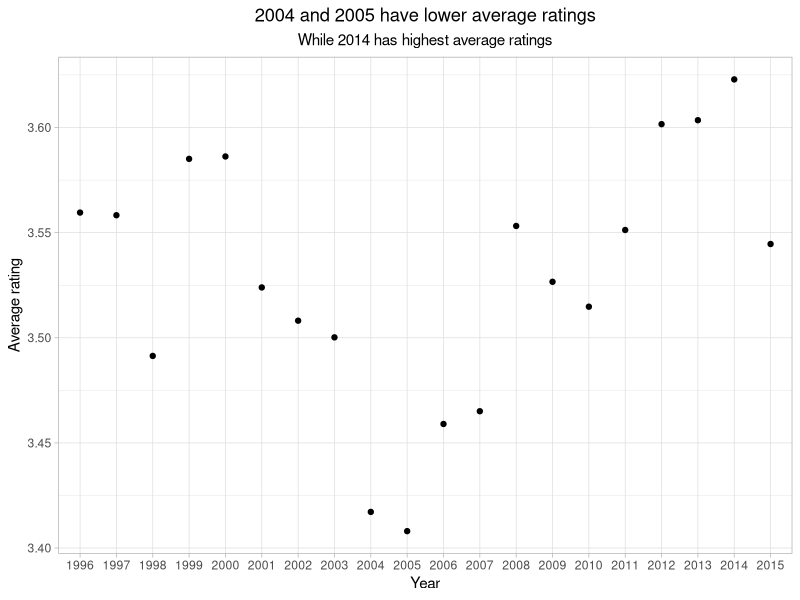
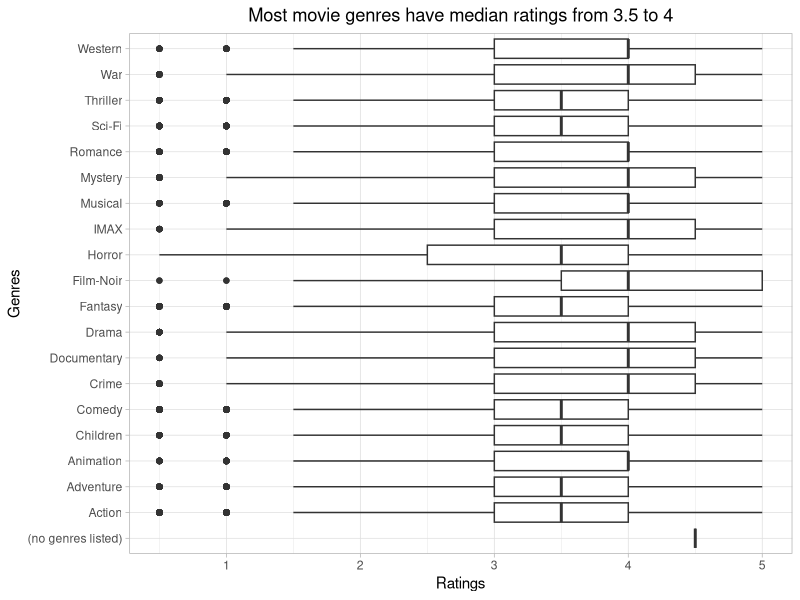
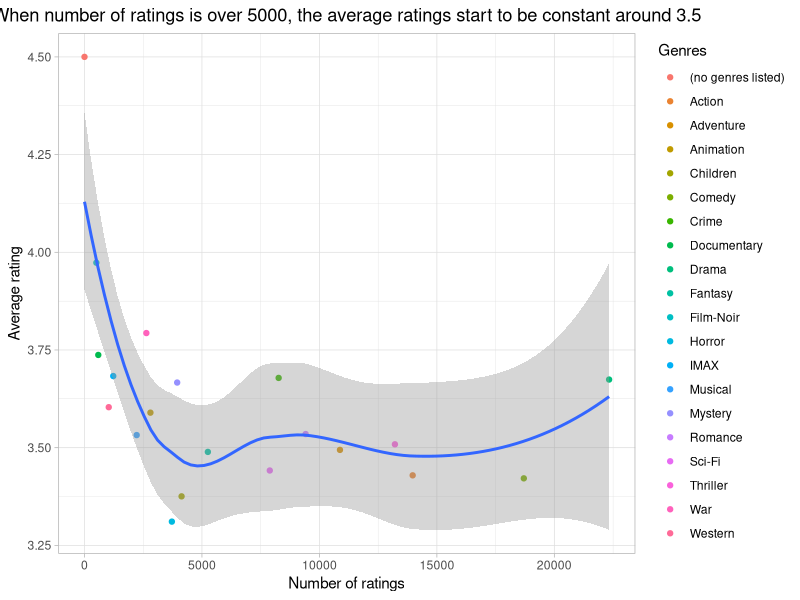
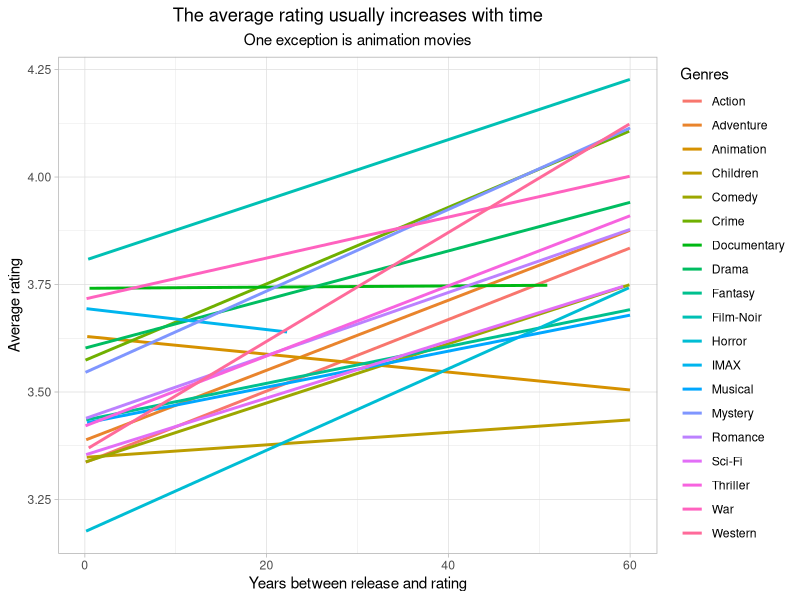

Source code (R) for these figures, in order:
# HW7: relational + regex + ggplot
#'
# Throughout the exercise:
#    - Do NOT use `for`, `while` or `repeat` loops.
#    - Use `%>%` to structure your operations.
#    - Use `theme_light()` for the plots.
#    - For graphs with titles, make the format as
# `theme(plot.title = element_text(hjust = 0.5), plot.subtitle = element_text(hjust = 0.5))`.
#'
# 1. Load the packages `tidyverse` and `lubridate`.
#    Use `read_csv()` to read the datasets from data folder:
#       - `movies.csv` into a tibble `movie`.
#       - `ratings.csv` into a tibble `ratings`.
#    To check your solution, `movies` prints to:
#    # A tibble: 27,254 x 3
#    movieId title                              genres
#    <dbl> <chr>                              <chr>
#    1       1 Toy Story (1995)                   Adventure|Animation|Children|Comedy|Fanta..
#    2       2 Jumanji (1995)                     Adventure|Children|Fantasy
#    3       3 Grumpier Old Men (1995)            Comedy|Romance
#    4       4 Waiting to Exhale (1995)           Comedy|Drama|Romance
#    5       5 Father of the Bride Part II (1995) Comedy
#    6       6 Heat (1995)                        Action|Crime|Thriller
#    7       7 Sabrina (1995)                     Comedy|Romance
#    8       8 Tom and Huck (1995)                Adventure|Children
#    9       9 Sudden Death (1995)                Action
#    10      10 GoldenEye (1995)                   Action|Adventure|Thriller
#    # … with 27,244 more rows
#    `ratings` prints to:
#    # A tibble: 50,000 x 4
#    userId movieId rating  timestamp
#    <dbl>   <dbl>  <dbl>      <dbl>
#    1  36660     280    4    834049053
#    2  91867    2657    5    971578971
#    3 107259    2566    2    944169497
#    4 129338    4161    2.5 1137405482
#    5 128693    2355    4    984620012
#    6  97984    4052    3.5 1112061639
#    7  97700    3949    4   1274039326
#    8  10443   94839    2   1420951497
#    9  81462    4105    3   1092108684
#    10   6031     593    4    834163850
#    # … with 49,990 more rows
## Do not modify this line!
library(tidyverse)
library(lubridate)
movies <- read_csv("data/movies.csv")
ratings <- read_csv("data/ratings.csv")



# 2. Turn `timestamp` in the `ratings` dataset into normal format
#    (e.g. year-month-day).
#    To do this, you can use:
#      - `as.POSIXct()` to turn `timestamp` into
#        normal format, and specify the argument `origin = "1970-01-01"`.
#      - `with_tz()`to change the time zone to UTC ,by passing
#        `tzone = "UTC"`.
#    Store the returned dataset into `ratings`.
#    To check your result, `ratings` prints to:
#    # A tibble: 50,000 x 5
#    userId movieId rating  timestamp date
#    <dbl>   <dbl>  <dbl>      <dbl> <dttm>
#    1  36660     280    4    834049053 1996-06-06 08:17:33
#    2  91867    2657    5    971578971 2000-10-15 03:02:51
#    3 107259    2566    2    944169497 1999-12-02 21:18:17
#    4 129338    4161    2.5 1137405482 2006-01-16 09:58:02
#    5 128693    2355    4    984620012 2001-03-15 01:33:32
#    6  97984    4052    3.5 1112061639 2005-03-29 02:00:39
#    7  97700    3949    4   1274039326 2010-05-16 19:48:46
#    8  10443   94839    2   1420951497 2015-01-11 04:44:57
#    9  81462    4105    3   1092108684 2004-08-10 03:31:24
#    10   6031     593    4    834163850 1996-06-07 16:10:50
#    # … with 49,990 more rows
## Do not modify this line!
ratings <- ratings %>%
  mutate(date = as.POSIXct(timestamp, origin = as.Date("1970-01-01"))) %>%
  mutate(date = with_tz(date, tzone = "UTC"))
ratings


# 3. Create a tibble `average_rating_in_different_years` of dimension 20x2.
#    The procedure should first create a new column called `year_of_rating` that
#    gets the year of the rating and converted into a factor variable. Then we
#    group the dataset by `year_of_rating` and summarize the dataset such that
#    we calculate the average ratings of
#    each year and store averages in a column called `average_rating_of_year`.
#    To do that, you can use:
#      - `mutate()` and `as.factor()` to coerce the year of `date` into a
#        factor variable.
#      - `group_by()` to group by `year_of_rating`.
#      - `summarize` to summarize the mean of ratings of different year and
#        store the value into `average_rating_of_year`.
#    To check your result, `average_rating_in_different_years` prints to:
#    # A tibble: 20 x 2
#    year_of_rating average_rating_of_year
#    <fct>                           <dbl>
#    1 1996                             3.56
#    2 1997                             3.56
#    3 1998                             3.49
#    4 1999                             3.59
#    5 2000                             3.59
#    6 2001                             3.52
#    7 2002                             3.51
#    8 2003                             3.50
#    9 2004                             3.42
#    10 2005                             3.41
#    # … with 10 more rows
## Do not modify this line!
average_rating_in_different_years <- ratings %>%
  mutate(year_of_rating = as.factor(year(date))) %>%
  group_by(year_of_rating) %>%
  summarize(average_rating_of_year = mean(rating))
average_rating_in_different_years


# 4. Draw a point plot of `average_rating_of_year` vs. `year_of_rating`.
#    Name the title as `"2004 and 2005 have lower average ratings"`,
#    subtitle as `"While 2014 has highest average ratings"`.
#    To do this, you can use:
#      - `geom_point()` to draw a point plot of `average_rating_of_year`
#        vs. `year_of_rating`.
#      - `labs()` to name the title as
#        `"2004 and 2005 have lower average ratings"`,
#        the subtitle as `"While 2014 has highest average ratings"`,
#        the x-axis as `"Year"`,
#        the y-axis as `"Average rating"`.
#    Store the plot into a variable `g1`.
## Do not modify this line!
g1 <- ggplot(data= average_rating_in_different_years,
             mapping = aes(x = year_of_rating, y = average_rating_of_year)) +
  geom_point() +
  labs(title = "2004 and 2005 have lower average ratings",
       subtitle = "While 2014 has highest average ratings",
       x = "Year",
       y = "Average rating") +
  theme_light() +
  theme(plot.title = element_text(hjust = 0.5), plot.subtitle = element_text(hjust = 0.5))
g1

# 5. Extract the year of movies from `title` column in the `movies` dataset.
#    Store the values into a new column called `year` and convert values into numeric.
#    To do this, you can use:
#      - `mutate()`, `map_chr` and `as.numeric()` to generate a new column called `year`
#        and transform values into numeric.
#        (hint: pay attention to `substr()` to extract the characters that we want.)
#    Store the returned dataset into `movies`.
#'
#    *Optional material*: The `title` column format is relatively clean here. What if
#    we have 4-digit years and 2-digit years mix (e.g. 1995, 96, 02, 2005, etc.)?
#    Then the method above will not work and how should we modify the code or use other methods?
#    Way 1: Locate the index of `(` and `)` then use `substr` to extract years.
#    Way 2: Use regular expression. For instance, you can combine `gsub()` with
#    `pattern = ".+\\(([0-9]+)\\)"`, `replacement = "\\1"`, and `x = title` in order to
#    extract the year.
#    Here, `gsub()` matches to argument pattern within each element of a character
#    vector, and then replace the designed pattern.
#    The pattern is `".+\\(([0-9]+)\\)"`.
#    `.` means the string starts with a character and `.+` means there are one or more characters.
#    `\\(` and `\\)` means there really exist parenthese. `\\` is just the syntax for escaping.
#    `([0-9]+)` means there exists a string of characters that can be converted to numeric.
#    The replacement is `\\1`.
#    `\\1` means we only need to keep the characters that can be converted to numeric.
#    If interested, please go to the following website for more detials:
#    https://stringr.tidyverse.org/articles/regular-expressions.html.
#'
#    To check your result, `movies` prints to:
#    # A tibble: 27,254 x 4
#    movieId title                           genres                                   year
#    <dbl> <chr>                           <chr>                                   <dbl>
#    1       1 Toy Story (1995)                Adventure|Animation|Children|Comedy|Fa…  1995
#    2       2 Jumanji (1995)                  Adventure|Children|Fantasy               1995
#    3       3 Grumpier Old Men (1995)         Comedy|Romance                           1995
#    4       4 Waiting to Exhale (1995)        Comedy|Drama|Romance                     1995
#    5       5 Father of the Bride Part II (1… Comedy                                   1995
#    6       6 Heat (1995)                     Action|Crime|Thriller                    1995
#    7       7 Sabrina (1995)                  Comedy|Romance                           1995
#    8       8 Tom and Huck (1995)             Adventure|Children                       1995
#    9       9 Sudden Death (1995)             Action                                   1995
#    10      10 GoldenEye (1995)                Action|Adventure|Thriller                1995
#    # … with 27,244 more rows
## Do not modify this line!
movies <- movies %>%
  mutate(year = map_dbl(gsub(pattern = ".+\\(([0-9]+)\\)", replacement = "\\1", x = title), as.numeric))
movies

  
# 6. Convert the `genres` column in `movies` dataset into characters.
#    Then separate the genres of a same movie such that the same movie is split
#    into several entries with different kinds of genres.
#    To do this, you can use:
#      - `mutate()` and `as.character` to convert `genres` into characters.
#      - `separate_rows` to split up the `genres`.
#    Store the returned dataset into `movies`.
#    To check your result, `movies` prints to:
#    # A tibble: 54,374 x 4
#    movieId title                   genres     year
#    <dbl> <chr>                   <chr>     <dbl>
#    1       1 Toy Story (1995)        Adventure  1995
#    2       1 Toy Story (1995)        Animation  1995
#    3       1 Toy Story (1995)        Children   1995
#    4       1 Toy Story (1995)        Comedy     1995
#    5       1 Toy Story (1995)        Fantasy    1995
#    6       2 Jumanji (1995)          Adventure  1995
#    7       2 Jumanji (1995)          Children   1995
#    8       2 Jumanji (1995)          Fantasy    1995
#    9       3 Grumpier Old Men (1995) Comedy     1995
#    10       3 Grumpier Old Men (1995) Romance    1995
#    # … with 54,364 more rows
## Do not modify this line!
movies <- movies %>%
  mutate(genres = as.character(genres)) %>%
  separate_rows(genres, sep = "\\|")
movies

# 7. Join the `movies` and `ratings` together by `movieId`. Remove `movieId`, `userId`
#    and `timestamp` columns after join.
#    To do this, you can use:
#      - `inner_join()` to join two dataset.
#      - `select()` to remove specified columns.
#    Store returned dataset to `ratings_of_movies`.
#    To check your result, `ratings_of_movies` prints to:
#    # A tibble: 132,725 x 5
#    title            genres     year rating date
#    <chr>            <chr>     <dbl>  <dbl> <dttm>
#    1 Toy Story (1995) Adventure  1995    3.5 2005-03-17 20:22:12
#    2 Toy Story (1995) Adventure  1995    3   1999-07-06 18:41:32
#    3 Toy Story (1995) Adventure  1995    3   2009-08-18 18:31:29
#    4 Toy Story (1995) Adventure  1995    4.5 2009-08-20 06:36:02
#    5 Toy Story (1995) Adventure  1995    5   1997-01-26 14:23:23
#    6 Toy Story (1995) Adventure  1995    5   2001-01-18 17:22:03
#    7 Toy Story (1995) Adventure  1995    3.5 2004-03-06 07:59:24
#    8 Toy Story (1995) Adventure  1995    4   1996-10-24 22:12:42
#    9 Toy Story (1995) Adventure  1995    4   1997-11-20 12:59:43
#    10 Toy Story (1995) Adventure  1995    4   2005-01-27 20:49:25
#    # … with 132,715 more rows
## Do not modify this line!
ratings_of_movies <- movies %>%
  inner_join(ratings, by ="movieId") %>%
  select(-c(movieId, userId, timestamp)) 
ratings_of_movies

# 8. Draw a horizontal boxplot of `rating` vs. `genres`.
#    To do this, you can use:
#      - `geom_boxplot()` to draw a boxplot of `rating` vs. `genres`.
#      - `labs()` to name the title as:
#        `"Most movie genres have median ratings from 3.5 to 4"`,
#        name the x-axis as `"Genres"`,
#        name the y-axis as `"Ratings"`.
#      - `coord_flip()` to flip x and y.
#    Store the plot into a variable `g2`.
## Do not modify this line!
g2 <- ggplot(data = ratings_of_movies,
             mapping = aes(x = genres,
                           y = rating)) +
  
  geom_boxplot() +
  labs(title = "Most movie genres have median ratings from 3.5 to 4",
       x = "Genres",
       y = "Ratings") +
  coord_flip() +
  theme_light() +
  theme(plot.title = element_text(hjust = 0.5), plot.subtitle = element_text(hjust = 0.5))
g2
  



# 9. Group by the `genres` columns in `ratings_of_movies`. Then summrize the mean of
#    `rating` and number of `rating` of different `genres`. Store average of rating
#    values into a column `average_rating`, number of `rating`
#    into a column `number_of_ratings`.
#    Finally convert the `genres` into a factor variable.
#    To do this, you can use:
#      - `group_by` to group by `genres`.
#      - `summarize` to calculate the mean of
#        `rating` and number of `rating` of different `genres`. Store average of
#        rating values into a column `average_rating`, number of `rating`
#        into a column `number_of_ratings`.
#      - `mutate()` and `as.factor` to convert `genres` into a factor variable.
#    Store the returned dataset into `average_rating_of_genres`.
#    To check your result, `average_rating_of_genres` prints to:
#    # A tibble: 20 x 3
#    genres             average_rating number_of_ratings
#    <fct>                        <dbl>             <int>
#    1 (no genres listed)            4.5                  1
#    2 Action                        3.43             13970
#    3 Adventure                     3.49             10875
#    4 Animation                     3.59              2807
#    5 Children                      3.38              4133
#    6 Comedy                        3.42             18701
#    7 Crime                         3.68              8265
#    8 Documentary                   3.74               588
#    9 Drama                         3.67             22331
#    10 Fantasy                       3.49              5252
#    # … with 10 more rows
## Do not modify this line!
average_rating_of_genres <- ratings_of_movies %>%
  group_by(genres) %>%
  summarize(average_rating = mean(rating), number_of_ratings = n()) %>%
  mutate(genres = as.factor(genres))
average_rating_of_genres
  


# 10.Draw a point plot of `average_rating` vs. `number_of_ratings`, colored by `genres`.
#    Draw a smooth curve that passes through points using `loess` method.
#    Name the title as
#    `"When number of ratings is over 5000, the average ratings start to be constant around 3.5"`.
#    To do this, you can use:
#      - `geom_point()` to draw a point plot of `average_rating` vs. `number_of_ratings`,
#        color by `genres`.
#      - `geom_smooth()` to draw a smooth curve using method as `loess`.
#      - `labs()` to name the title as
#        `"When number of ratings is over 5000, the average ratings start to be constant around 3.5"`.
#        the x-axis as `"Number of ratings"`,
#        the y-axis as `"Average rating"`,
#        the color legend as `"Genres"`.
#    Store the plot into a variable `g3`.
## Do not modify this line!
g3 <- ggplot(data = average_rating_of_genres,
             mapping = aes(x = number_of_ratings, y = average_rating)) +
  geom_point(aes(col = genres)) +
  geom_smooth(method = "loess") +
  labs(title = "When number of ratings is over 5000, the average ratings start to be constant around 3.5",
       x = "Number of ratings",
       y = "Average rating",
       color = "Genres") +
  theme_light() +
  theme(plot.title = element_text(hjust = 0.5), plot.subtitle = element_text(hjust = 0.5))
g3  



# 11.Calculate the interval of time passed between the `date` corresponding the
#    rating and the release `year` from `ratings_of_movies` dataset,
#    and store this interval into a column called `interval`. You can assume
#    that a film released in a given year was actually released on January 1st.
#    Then, convert the units of `interval` into years and store its
#    values into a new column called `years_passed`.
#    Finally, filter out rows with `years_passed` less or equal to 60.
#    To do this, you can use:
#      - `mutate()` to create two required columns.
#        (hint 1: pay attention to `make_datetime()` to convert the release year
#        into a date and remembers that dates/datetimes can
#        be substracted to create intervals)
#        (hint 2: intervals can be divided by durations, and the `dyears()`
#        function can help your compute the number of years that have passed)
#      - `filter` to filter out rows with `years_passed` less or equal to 60.
#       Store the returned dataset to `ratings_over_time`.
#    To check your result, `ratings_over_time` prints to:
#    # A tibble: 130,087 x 7
#    title           genres     year rating date                interval      years_passed
#    <chr>           <chr>     <dbl>  <dbl> <dttm>              <drtn>               <dbl>
#    1 Toy Story (199… Adventure  1995    3.5 2005-03-17 20:22:12 3728.8488 da…        10.2
#    2 Toy Story (199… Adventure  1995    3   1999-07-06 18:41:32 1647.7788 da…         4.51
#    3 Toy Story (199… Adventure  1995    3   2009-08-18 18:31:29 5343.7719 da…        14.6
#    4 Toy Story (199… Adventure  1995    4.5 2009-08-20 06:36:02 5345.2750 da…        14.6
#    5 Toy Story (199… Adventure  1995    5   1997-01-26 14:23:23  756.5996 da…         2.07
#    6 Toy Story (199… Adventure  1995    5   2001-01-18 17:22:03 2209.7236 da…         6.05
#    7 Toy Story (199… Adventure  1995    3.5 2004-03-06 07:59:24 3352.3329 da…         9.18
#    8 Toy Story (199… Adventure  1995    4   1996-10-24 22:12:42  662.9255 da…         1.82
#    9 Toy Story (199… Adventure  1995    4   1997-11-20 12:59:43 1054.5415 da…         2.89
#    10 Toy Story (199… Adventure  1995    4   2005-01-27 20:49:25 3679.8677 da…        10.1
#    # … with 130,077 more rows
## Do not modify this line!
ratings_over_time <- ratings_of_movies %>%
  mutate(interval = (date - make_datetime(year = year)) / ddays()) %>%
  mutate(years_passed = (date - make_datetime(year = year))/ dyears()) %>%
  filter(years_passed <= 60)
ratings_over_time


# 12.Draw a "straight" line plot of `rating` vs. `years_passed`, colored by `genres`.
#    Name the title as `"The average rating usually increases with time"`,
#    subtitle as `"One exception is animation movies"`,
#    x-axis as `"Years between release and rating"`,
#    y-axis as `"Average rating"`,
#    legend as `"Genres"`.
#    To do this, you can use:
#      - `ggplot()` to setup your plot `rating` vs. `years_passed`, colored by `genres`.
#      - `geom_smooth()` to draw a "straight" line plot using method as `"lm"`.
#      - `labs()` to name the title `"The average rating usually increases with time"`,
#        subtitle as `"One exception is animation movies"`,
#        x-axis as `"Years between release and rating"`,
#        y-axis as `"Average rating"`,
#        color legend as `"Genres"`.
#    Store the plot into a variable `g4`.
#'
## Do not modify this line!
g4 <- ggplot(data = ratings_over_time, mapping = aes(x = years_passed, y = rating, col = genres)) +
  geom_smooth(method = "lm", se = FALSE) +
  labs(title = "The average rating usually increases with time",
       subtitle = "One exception is animation movies",
       x = "Years between release and rating",
       y = "Average rating",
       color = "Genres") +
  theme_light() +
  theme(plot.title = element_text(hjust = 0.5), plot.subtitle = element_text(hjust = 0.5))
g4



